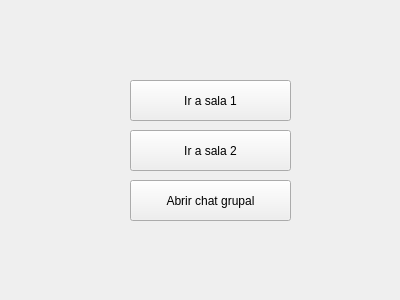
<?xml version="1.0" encoding="UTF-8"?>
<ui version="4.0">
 <class>Form</class>
 <widget class="QWidget" name="Form">
  <property name="geometry">
   <rect>
    <x>0</x>
    <y>0</y>
    <width>400</width>
    <height>300</height>
   </rect>
  </property>
  <property name="windowTitle">
   <string>Selección de sala</string>
  </property>
  <widget class="QPushButton" name="pushButton">
   <property name="geometry">
    <rect>
     <x>130</x>
     <y>80</y>
     <width>161</width>
     <height>41</height>
    </rect>
   </property>
   <property name="text">
    <string>Ir a sala 1</string>
   </property>
  </widget>
  <widget class="QPushButton" name="pushButton_2">
   <property name="geometry">
    <rect>
     <x>130</x>
     <y>130</y>
     <width>161</width>
     <height>41</height>
    </rect>
   </property>
   <property name="text">
    <string>Ir a sala 2</string>
   </property>
  </widget>
  <widget class="QPushButton" name="pushButton_3">
   <property name="geometry">
    <rect>
     <x>130</x>
     <y>180</y>
     <width>161</width>
     <height>41</height>
    </rect>
   </property>
   <property name="text">
    <string>Abrir chat grupal</string>
   </property>
  </widget>
 </widget>
 <resources/>
 <connections/>
</ui>
